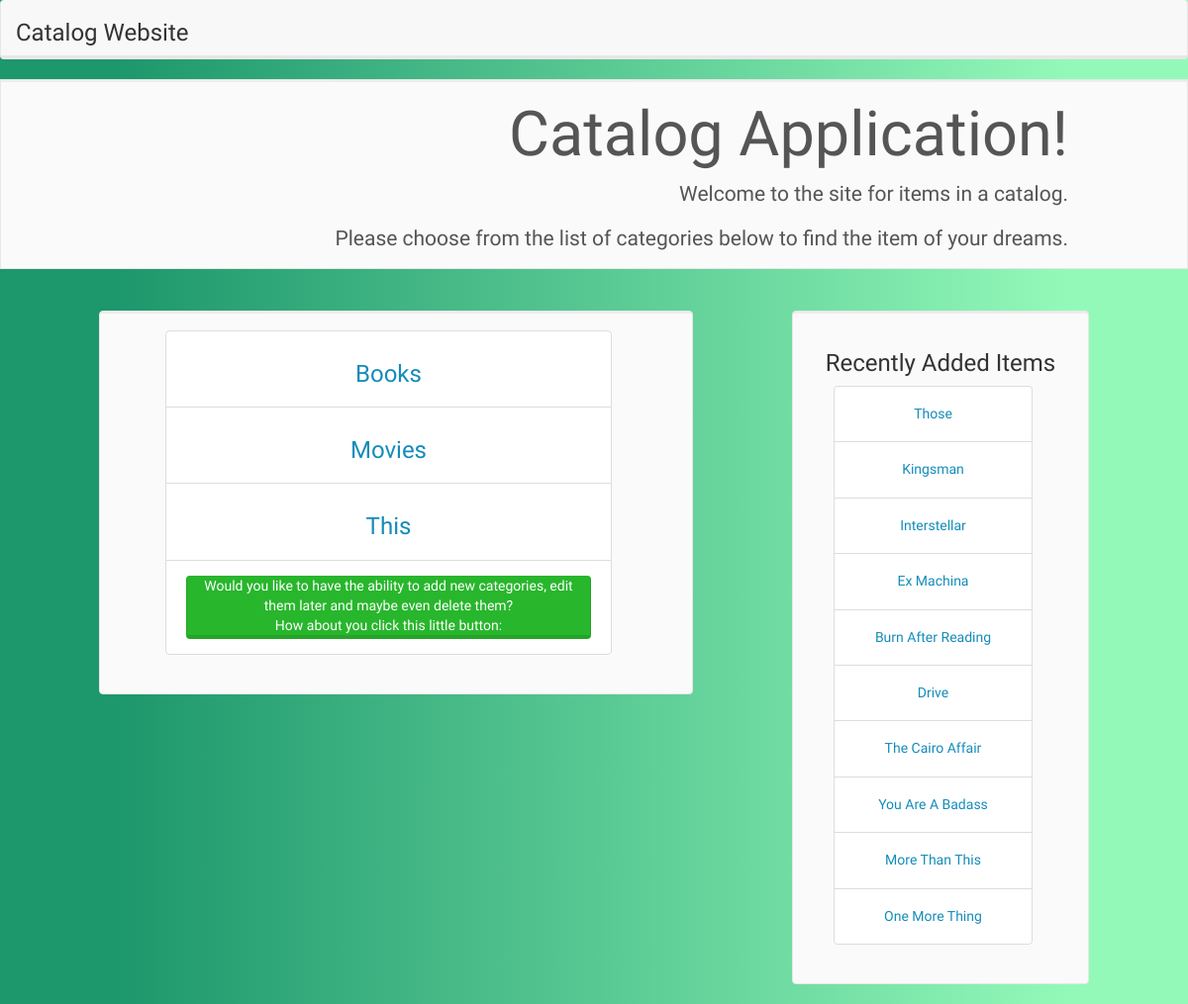
The page /category/ on the database its author committed.
### database_setup.py (models this page shows, shortened)
class Categories(Base):
    __tablename__ = 'categories'
    id = Column(Integer, primary_key=True)
    name = Column(String(30), nullable=False)
    image = Column(String(250), nullable=False)
    description = Column(String(250), nullable=False)
    user_id = Column(Integer, ForeignKey('users.id'))
    users = relationship(Users)
    items = relationship("Items", cascade="all, delete-orphan",
                         backref="parent")

class Items(Base):
    __tablename__ = 'items'
    id = Column(Integer, primary_key=True)
    name = Column(String(30), nullable=False)
    image = Column(String(250), nullable=False)
    description = Column(String(250), nullable=False)
    user_id = Column(Integer, ForeignKey('users.id'))
    users = relationship(Users)
    category_id = Column(Integer, ForeignKey('categories.id'))
    categories = relationship(Categories, single_parent="true")

### catalog/views.py (the view)
@app.route('/')
@app.route('/index/')
@app.route('/category/')
def index():
    categories = models.category_list()
    items = models.items_get_10()
    if 'email' in login_session.keys():
        user_id = models.getUserID(login_session['email'])
        user = models.getUserInfo(user_id)
        return render_template('index.html', categories=categories,
                               items=items, user=user)
    else:
        state = ''.join(random.choice(string.ascii_uppercase + string.digits)
                        for x in xrange(32))
        login_session['state'] = state
        return render_template('public.html', STATE=state,
                               categories=categories, items=items)

### catalog/models.py (called while the page is built)
def category_list():
    return session.query(Categories).all()

def items_get_10():
    return session.query(Items).order_by(desc(Items.id)).limit(10).all()

### catalog/templates/public.html (shortened to what this page needs)
{% extends "layout.html" %}
  {% block body %}
    <nav class="navbar navbar-default">
      <div class="container-fluid">
        <div class="navbar-header">
          <h3>Catalog Website</h3>
        </div>
        <ul class="navbar-right">
        </ul>
      </div>
    </nav>
    <div class="jumbotron">
      <h1>Catalog Application!</h1>
      <p>Welcome to the site for items in a catalog.</p>
      <p>Please choose from the list of categories below to find the item of your dreams.</p>
    </div>
    <div class="col-md-6 col-md-offset-1 well">
      <ul class="list-group col-md-10 col-md-offset-1 text-center">
        {% for c in categories %}
        <li class="list-group-item">
          <h3><a href="{{ url_for('showCategory', category_id=c.id ) }}">{{ c.name }}</a></h3>
        </li>
        {% endfor %}
        <li class="list-group-item">
          <div class="alert alert-success" role="alert">Would you like to have
            the ability to add new categories, edit them later and maybe even
            delete them? </br> How about you click this little button: </br>
            </div>
      </ul>
    </div>
    <div class="col-md-3 col-md-offset-1 well">
      <h3 class="text-center">Recently Added Items</h3>
      <ul class="list-group col-md-10 col-md-offset-1 text-center">
        {% for i in items %}
        <li class="list-group-item">
          <h5><a href=" {{ url_for('showItem', category_id=i.category_id, item_id=i.id) }} ">{{ i.name }}</a></h5>
        </li>
        {% endfor %}
      </ul>
    </div>
  {% endblock %}

### catalog/templates/layout.html (shortened to what this page needs)
<!DOCTYPE html>
<html class="no-js" lang="">
  <head>
    <link rel="stylesheet" href="{{ url_for('static', filename='normalize.css') }}">
    <link rel="stylesheet" href="{{ url_for('static', filename='bootstrap.min.css') }}">
    <link rel="stylesheet" href="{{ url_for('static', filename='main.css')}}">
  </head>
  {% block body %}{% endblock %}

### catalog/static/main.css (style rules this page uses)
.jumbotron { padding: 0 10%; margin: 0 auto; margin-bottom: 3em; text-align: right; }
.navbar-header h3, .navbar-header .breadcrumb { display: inline-block; }
.alert { padding-top: 0; padding-right: 15px; padding-bottom: 0; padding-left: 15px; margin: 5px; }
.navbar-right { padding-top: 15px; padding-right: 15px; list-style-type: none }

### rows shown on the page
Categories: name "Books"
Categories: name "Movies"
Categories: name "This"
Items: name "Those"
Items: name "Kingsman"
Items: name "Interstellar"
Items: name "Ex Machina"
Items: name "Burn After Reading"
Items: name "Drive"
Items: name "The Cairo Affair"
Items: name "You Are A Badass"
Items: name "More Than This"
Items: name "One More Thing"
